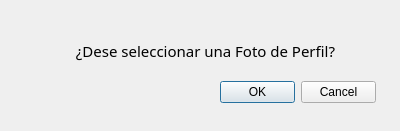
<?xml version="1.0" encoding="UTF-8"?>
<ui version="4.0">
 <class>Pregunta</class>
 <widget class="QDialog" name="Pregunta">
  <property name="geometry">
   <rect>
    <x>0</x>
    <y>0</y>
    <width>400</width>
    <height>131</height>
   </rect>
  </property>
  <property name="windowTitle">
   <string>Dialog</string>
  </property>
  <widget class="QLabel" name="label_USUARIO_EDITAR">
   <property name="geometry">
    <rect>
     <x>80</x>
     <y>30</y>
     <width>161</width>
     <height>21</height>
    </rect>
   </property>
   <property name="text">
    <string/>
   </property>
   <property name="alignment">
    <set>Qt::AlignmentFlag::AlignCenter</set>
   </property>
  </widget>
  <widget class="QLabel" name="label_PREGUNTA">
   <property name="geometry">
    <rect>
     <x>40</x>
     <y>40</y>
     <width>331</width>
     <height>21</height>
    </rect>
   </property>
   <property name="font">
    <font>
     <family>Franklin Gothic</family>
     <pointsize>11</pointsize>
    </font>
   </property>
   <property name="text">
    <string>¿Dese seleccionar una Foto de Perfil?</string>
   </property>
   <property name="alignment">
    <set>Qt::AlignmentFlag::AlignCenter</set>
   </property>
  </widget>
  <widget class="QDialogButtonBox" name="buttonBox_2">
   <property name="geometry">
    <rect>
     <x>220</x>
     <y>80</y>
     <width>156</width>
     <height>24</height>
    </rect>
   </property>
   <property name="standardButtons">
    <set>QDialogButtonBox::StandardButton::Cancel|QDialogButtonBox::StandardButton::Ok</set>
   </property>
  </widget>
 </widget>
 <resources/>
 <connections/>
</ui>
